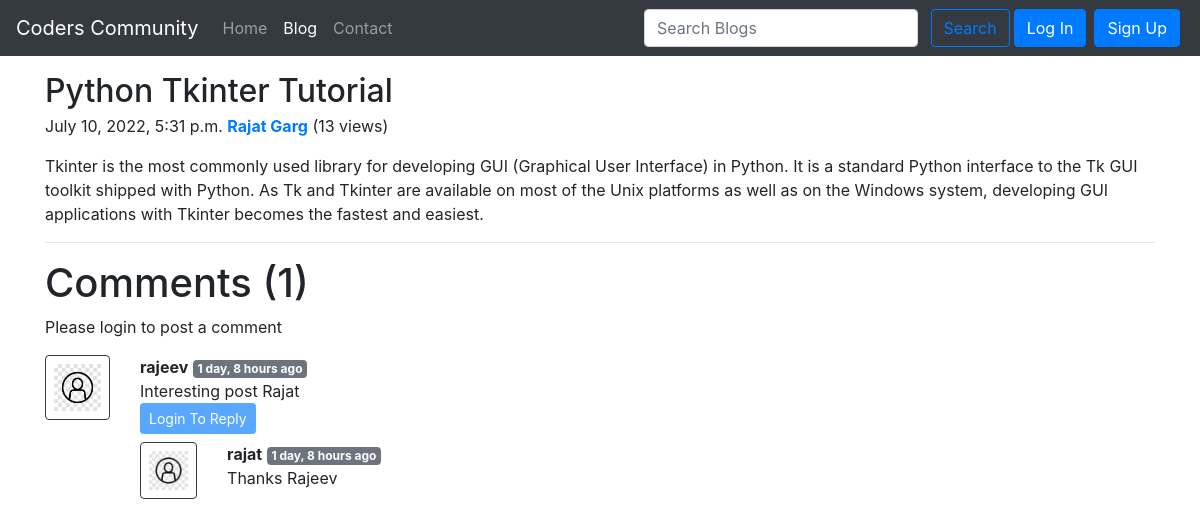
The app's page /blog/Python with its own data.
### blog/models.py (models this page shows, shortened)
class Post(models.Model):
    sno=models.AutoField(primary_key=True)
    title=models.CharField(max_length=50)
    content=models.TextField()
    author=models.CharField(max_length=50)
    authorDesc=models.CharField(max_length=250)
    user = models.ForeignKey(User, blank=True, null=True,
                             on_delete=models.CASCADE)
    slug=models.CharField(max_length=100)
    views=models.IntegerField(default=0)
    timeStamp=models.DateTimeField(blank=True)

class BlogComment(models.Model):
    sno=models.AutoField(primary_key=True)
    comment=models.TextField()
    user=models.ForeignKey(User,on_delete=models.CASCADE)
    post=models.ForeignKey(Post,on_delete=models.CASCADE)
    parent=models.ForeignKey('self',on_delete=models.CASCADE,null=True)
    timestamp=models.DateTimeField(default=now)
    def __str__(self):
        return self.comment[:13]+"..."+" by "+self.user.username

### blog/views.py (the view)
# urls.py: path('<str:slug>',views.blogPost,name="blogPost"),
def blogPost(request,slug):
    try:
        post=Post.objects.filter(slug=slug).first()
        post.views+=1
        post.save()
        comments=BlogComment.objects.filter(post=post,parent=None)
        replies=BlogComment.objects.filter(post=post).exclude(parent=None)
        replyDict={}
        for reply in replies:
            if reply.parent.sno not in replyDict.keys():
                replyDict[reply.parent.sno]=[reply]
            else:
                replyDict[reply.parent.sno].append(reply)
        print(replyDict)
        context={'post':post,"comments":comments,"user":request.user,'replyDict':replyDict}
        return render(request,"blog/blogPost.html",context)
    except Exception as e:
        return HttpResponse("Error 404! Not found")

### blog/templatetags/extras.py (called while the page is built)
@register.filter(name="get_val")
def get_val(dict,key):
    return dict.get(key)

### templates/blog/blogPost.html
{% extends 'base.html' %} {% block title %} BlogPost {% endblock title %}
{%block blogactive %} active {% endblock blogactive %} {% block body %}
{% load humanize %}
{% load extras %}
<div class="container my-3">
  <h2 class="blog-post-title mb-1">{{post.title}}</h2>
  <p class="blog-post-meta">
    {{post.timeStamp}} <b><a href="/about/{{post.author}}">{{post.author}}</a></b>
    (<span>{{post.views}} views</span>)
  </p>
  <p>{{post.content|safe}}</p>
  <hr />
</div>
<div class="container">
  <h1>Comments ({{comments.count}})</h1>
  <div class="my-2">
    {% if user.is_authenticated %}
    <form action="/blog/postComment" method="post">
      {% csrf_token %}
      <div class="form-group">
        <label for="exampleInputEmail1">Post Comment</label>
        <input
          type="text"
          name="comment"
          class="form-control"
          placeholder="Enter your commnet here"
        />
      </div>
      <input type="hidden" name="postSno" value="{{post.sno}}" />
      <input type="hidden" name="parentSno" value="">
      <button type="submit" class="btn btn-primary">Submit</button>
    </form>
    {% else %}
    <p>Please login to post a comment</p>
    {% endif %}
  </div>
  {% for comment in comments %}
  <div class="row my-3">
    <div class="col-md-1">
      <img
        src="/static/img/test_image.jpg"
        class="rounded mx-auto d-block w-100 p-2 border border-dark"
        alt=""
      />
    </div>
    <div class="col-md-11">
      <b>{{comment.user.username}}</b>
      <span class="badge badge-secondary">
        {{comment.timestamp |naturaltime}}</span
      >
      <div>{{comment.comment}}</div>
      <div class="reply mx-0">
          {% if user.is_authenticated %}
        <button class="btn btn-sm btn-primary" type="button" data-toggle="collapse"
        data-target="#replyBox{{comment.sno}}" aria-expanded="false" aria-controls="replyBox{{comment.sno}}" >
            Reply
        </button>
        <div class="collapse" id="replyBox{{comment.sno}}">
            <div class="card card-body my-2">
                <form action="/blog/postComment" method="post">
                    {% csrf_token %}
                    <div class="form-group">
                        <label for="comment">Post a reply </label>
                        <input type="text" class="form-control" name="comment" placeholder="Enter comment here">
                        <input type="hidden" name="parentSno" value="{{comment.sno}}">
                    </div>
                    <input type="hidden" name="postSno" value="{{post.sno}}">
                    <button type="submit" class="btn btn-primary">Submit</button>
                </form>
            </div>
        </div>
        {% else %}
        <button class="btn btn-sm btn-primary" type="button" data-toggle="collapse"
        data-target="#replyBox{{comment.sno}}" aria-expanded="false" aria-controls="replyBox{{comment.sno}}" disabled>
           Login To Reply
        </button>
        {% endif %}
          <div class="replies  my-2">
             {% for reply in replyDict|get_val:comment.sno %}
             <div class="row my-2">
                <div class="col-md-1">
            <img src="/static/img/test_image.jpg" class="rounded mx-auto d-block w-100 p-2 border border-dark" alt=""/>
                </div>
                <div class="col-md-11">
                    <b>{{reply.user.username}}</b>
      <span class="badge badge-secondary">
        {{reply.timestamp |naturaltime}}</span
      >
      <div>{{reply.comment}}</div>
                </div>
                <br>
            </div>
             {% endfor %}
          </div>
      </div>
    </div>
  </div>
  {% endfor %}
</div>
{% endblock body %}

### records on screen
Post: title "Python Tkinter Tutorial", timeStamp "July 10, 2022, 5:31 p.m.", author "Rajat Garg", views "13", content "Tkinter is the most commonly used library for developing GUI (Graphical User Interface) in Python. It is a standard Python interface to the Tk GUI toolkit shipped with Python. As Tk and Tkinter are available on most of the Unix platforms as well as on the Windows system, developing GUI applications with Tkinter becomes the fastest and easiest."
BlogComment: user.username "rajeev", timestamp "1 day, 8 hours ago", comment "Interesting post Rajat"
BlogComment: user.username "rajat", timestamp "1 day, 8 hours ago", comment "Thanks Rajeev"

### other values on screen
{{ comments.count }} "1"
